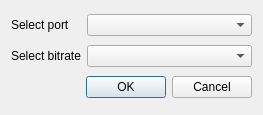
<?xml version="1.0" encoding="UTF-8"?>
<ui version="4.0">
 <class>DialogPortSettings</class>
 <widget class="QDialog" name="DialogPortSettings">
  <property name="geometry">
   <rect>
    <x>0</x>
    <y>0</y>
    <width>263</width>
    <height>115</height>
   </rect>
  </property>
  <property name="minimumSize">
   <size>
    <width>263</width>
    <height>115</height>
   </size>
  </property>
  <property name="maximumSize">
   <size>
    <width>263</width>
    <height>115</height>
   </size>
  </property>
  <property name="windowTitle">
   <string>Port settings</string>
  </property>
  <layout class="QGridLayout" name="gridLayout">
   <item row="0" column="0">
    <widget class="QLabel" name="label">
     <property name="text">
      <string>Select port</string>
     </property>
    </widget>
   </item>
   <item row="0" column="1">
    <widget class="QComboBox" name="comboPort">
     <property name="sizePolicy">
      <sizepolicy hsizetype="Preferred" vsizetype="Fixed">
       <horstretch>1</horstretch>
       <verstretch>0</verstretch>
      </sizepolicy>
     </property>
    </widget>
   </item>
   <item row="1" column="0">
    <widget class="QLabel" name="label_2">
     <property name="text">
      <string>Select bitrate</string>
     </property>
    </widget>
   </item>
   <item row="1" column="1">
    <widget class="QComboBox" name="comboBitrate"/>
   </item>
   <item row="2" column="0" colspan="2">
    <widget class="QDialogButtonBox" name="buttonBox">
     <property name="orientation">
      <enum>Qt::Horizontal</enum>
     </property>
     <property name="standardButtons">
      <set>QDialogButtonBox::Cancel|QDialogButtonBox::Ok</set>
     </property>
    </widget>
   </item>
  </layout>
 </widget>
 <resources/>
 <connections>
  <connection>
   <sender>buttonBox</sender>
   <signal>accepted()</signal>
   <receiver>DialogPortSettings</receiver>
   <slot>accept()</slot>
   <hints>
    <hint type="sourcelabel">
     <x>248</x>
     <y>254</y>
    </hint>
    <hint type="destinationlabel">
     <x>157</x>
     <y>274</y>
    </hint>
   </hints>
  </connection>
  <connection>
   <sender>buttonBox</sender>
   <signal>rejected()</signal>
   <receiver>DialogPortSettings</receiver>
   <slot>reject()</slot>
   <hints>
    <hint type="sourcelabel">
     <x>316</x>
     <y>260</y>
    </hint>
    <hint type="destinationlabel">
     <x>286</x>
     <y>274</y>
    </hint>
   </hints>
  </connection>
 </connections>
</ui>
